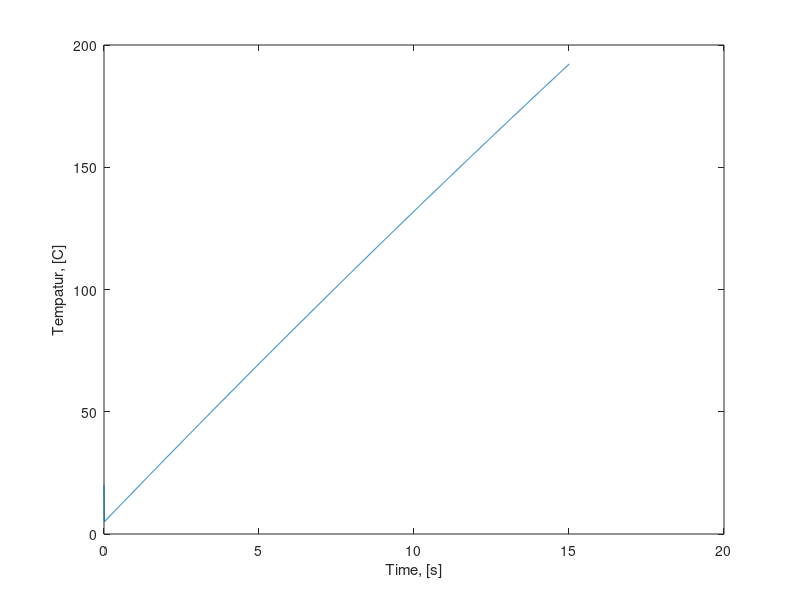

Write MATLAB code to recreate this figure.
d = 1.2e-3; %m
D = 80e-3; %m
L = 12e-3;  %m
N=34;
A = N*pi*d^2/4;

W = 2.5;            %kg/s
rho = 907.8;      %kg/m3
visc = 0.0774e-3;   %Pa.s
cp = 2269.5;        %J/kg.K
k = 103e-3;        %W/m.K

delta_T_inj = 100;       %K

Re = W*d/(visc*A);
Pr = visc*cp/k;

h = k/d*0.023*Re^0.8*Pr^0.4;
disp(h)
q_sec = h*delta_T_inj;      %W/m²
q = q_sec*(N*pi*d*L+pi*D^2/4-N*pi*d^2/4);     %W
delta_T_nox = q/(cp*W);
disp(delta_T_nox)

%% Code of David

clc, clear all, close all

%This script is aimed to do a quasi-one-dimensional analysis of the
%temperature at the surface of the injector, it only takes in to 
%account the radiated heat from the combustion. But try?s to take 
%the heat that is convected in to the oxidaser, as a conservative 
%proxy for NOX air is used in these calculations and the air is 
%assumed to hold a constant temperature of 20 C.
%The combustion proses is assumed to be a spherical black body.

%Stefan-Blotzmann constant
sigma = 5.67*10^(-8);       %W/m^2 K^4

%Temperature
T_comb = 3450;              %K
T_nox = 278;             %K

%Time
burn_time = 15;             %s

%Injector
A = 0.06^(2)*pi;
m = 0.15;                   %kg
b = 0.01;                   %m

% %Contact conductance Aluminum/Air
% h = 3640;                   %W/m^2 K

%Thermal resistens
k_al = 237;                 %W/mK Al 2024-T6
k_air = 0.02514;            %W/mK Air

%Plolished Aluminum
alpha_al = 0.09;            %absorptivity
epsylon_al = 0.03;          %emissivity

% %Anodized Aluminum
% alpha_al = 0.14;          %absorptivity
% epsylon_al = 0.84;        %emissivity

%Secific heat
Cp_al = 900;                %J/kg*K

%Conductens calculations
W = 2.5;            %kg/s
rho = 907.8;      %kg/m3
visc = 0.0774e-3;   %Pa.s
cp = 2269.5;        %J/kg.K
k = 103e-3;        %W/m.K
d = 1.2e-3; %m
D = 80e-3; %m
L = 12e-3;  %m
N=34;
Re = W*d/(visc*A);
Pr = 0.7309;
Nu = 0.664*Re^(1/2)*Pr^(1/3);

h_air = (k_air/b)*Nu;%En K

%Fuel grain is seen as a sphere radius 0.07 m and radius as a
%black body
r1 = 0.07;
r2 = r1 + 0.08;
G_comb = (r1^(2)*sigma*T_comb^(4))/(r2^(2));

%Initial conditions
T_plate = 278;
t = 0;
time_step = 0.01;
T = [293];
R_tot = (b/(k_al*A))+(1/(h_air*A));

while t <= burn_time
    q = alpha_al*G_comb-(epsylon_al*sigma*T_plate^(4));%W/m^2
    Q_conv = (T_plate-T_nox)/R_tot;
    Q = time_step*(q*A - Q_conv);                         %J
    dT = Q/(m*Cp_al);                          %Temperature increase
    T_plate = T_plate + dT;
    T = [T T_plate];
    t = t + time_step;
end


T_w_nox=T(15/time_step)-Q_conv*(b/(k_al*A))/time_step
-T_w_nox+T(end)
figure()
plot(0:time_step:burn_time+time_step, T-273.15)
ylabel("Tempatur, [C]")
xlabel("Time, [s]")


%%

k=200;
c=0.91e3;
rho=2700;
L=4e-3;

tau_alu=L^2*rho*c/k

k=60;
c=2.5e3;
rho=800;
L=11.9e-2;

tau_para=L^2*rho*c/k
